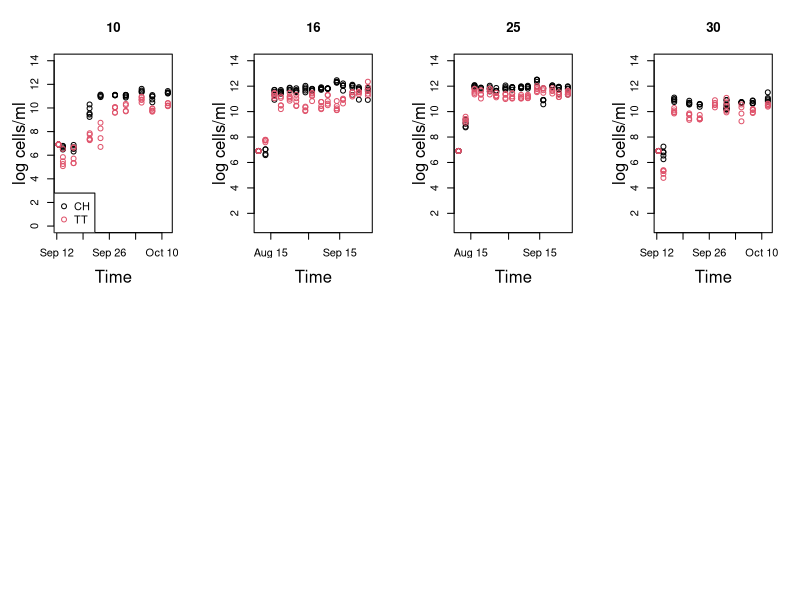

Reproduce this figure in R. (Note: this script raises an error after producing the figure.)
library(lubridate)

#### Step 1: Read in data ####
Rstar_Augexpt<-read.csv("data-processed/cellcount_Augexpt.csv") #16 and 25 degree experiments
Rstar_Septexpt<-read.csv("data-processed/cellcount_Septexpt.csv") #16 and 25 degree experiments


Rstar_int<-read.csv("data-processed/cell_count_init.csv") #dummy initial time data

head(Rstar_int)
str(Rstar_int)

#### Step 2: make date and time into readable time #### 
str(Rstar_Augexpt)
Rstar_Augexpt$start_time<-ymd_hms(Rstar_Augexpt$start_time)
Rstar_Septexpt$start_time<-ymd_hms(Rstar_Septexpt$start_time)
Rstar_int$start_time<-ymd_hm (Rstar_int$start_time)

#### Step 3: merge datasets and dummy initial data #### 
Rstar_expt<-rbind(Rstar_Augexpt, Rstar_Septexpt, Rstar_int)

Rstar_expt10<-subset(Rstar_expt, Rstar_expt$temperature==10)
Rstar_expt16<-subset(Rstar_expt, Rstar_expt$temperature==16)
Rstar_expt25<-subset(Rstar_expt, Rstar_expt$temperature==25)
Rstar_expt30<-subset(Rstar_expt, Rstar_expt$temperature==30)


#### Step 3: plot growth and nitrate for both species by temperature####

par(mfrow=c(2,4))
with(Rstar_expt10, plot(log(cell_count)~start_time, type="n", main="10", ylab="", xlab="", ylim=c(0, 14)))
with(subset(Rstar_expt10, Rstar_expt10$species=="CH"), points(log(cell_count)~start_time, col=1))
with(subset(Rstar_expt10, Rstar_expt10$species=="TT"), points(log(cell_count)~start_time, col=2))
mtext(side = 2, line = 2, 'log cells/ml')
legend("bottomleft", pch=1, col=c(1,2), c("CH", "TT"))
mtext("Time", 1,3)

with(Rstar_expt16, plot(log(cell_count)~start_time, ylab="", xlab="", type="n", main="16", ylim=c(1, 14)))
with(subset(Rstar_expt16, Rstar_expt16$species=="CH"), points(log(cell_count)~start_time, col=1))
with(subset(Rstar_expt16, Rstar_expt16$species=="TT"), points(log(cell_count)~start_time, col=2))
mtext(side = 2, line = 2, 'log cells/ml')
mtext("Time", 1,3)

with(Rstar_expt25, plot(log(cell_count)~start_time, ylab="", xlab="", type="n", main="25", ylim=c(1, 14)))
with(subset(Rstar_expt25, Rstar_expt25$species=="CH"), points(log(cell_count)~start_time, col=1))
with(subset(Rstar_expt25, Rstar_expt25$species=="TT"), points(log(cell_count)~start_time, col=2))
mtext(side = 2, line = 2, 'log cells/ml')
mtext("Time", 1,3)

with(Rstar_expt30, plot(log(cell_count)~start_time, ylab="", xlab="", type="n", main="30", ylim=c(1, 14)))
with(subset(Rstar_expt30, Rstar_expt30$species=="CH"), points(log(cell_count)~start_time, col=1))
with(subset(Rstar_expt30, Rstar_expt30$species=="TT"), points(log(cell_count)~start_time, col=2))
mtext(side = 2, line = 2, 'log cells/ml')
mtext("Time", 1,3)


#
#
#

with(nitratedata10, plot(abs~date_N_assay, type="n", ylab="", xlab="", ylim=c(0, 0.2)))
with(subset(nitratedata10, nitratedata10$species=="CH"), points(abs~date_N_assay, col=1, pch=2))
with(subset(nitratedata10, nitratedata10$species=="TT"), points(abs~date_N_assay, col=2, pch=2))
mtext(side = 2, line = 3, 'Nitrate')
mtext("Time", 1,3)

with(nitratedata16, plot(abs~date_N_assay, type="n", ylab="", xlab="", ylim=c(0, 0.2)))
with(subset(nitratedata16, nitratedata16$species=="CH"), points(abs~date_N_assay, col=1, pch=2))
with(subset(nitratedata16, nitratedata16$species=="TT"), points(abs~date_N_assay, col=2, pch=2))
mtext(side = 2, line = 3, 'Nitrate')
mtext("Time", 1,3)

with(nitratedata25, plot(abs~date_N_assay, type="n", ylab="", xlab="", ylim=c(0, 0.2)))
with(subset(nitratedata25, nitratedata25$species=="CH"), points(abs~date_N_assay, col=1, pch=2))
with(subset(nitratedata25, nitratedata25$species=="TT"), points(abs~date_N_assay, col=2, pch=2))
mtext(side = 2, line = 3, 'Nitrate')
mtext("Time", 1,3)

with(nitratedata30, plot(abs~date_N_assay, type="n", ylab="", xlab="", ylim=c(0, 0.2)))
with(subset(nitratedata30, nitratedata30$species=="CH"), points(abs~date_N_assay, col=1, pch=2))
with(subset(nitratedata30, nitratedata30$species=="TT"), points(abs~date_N_assay, col=2, pch=2))
mtext(side = 2, line = 3, 'Nitrate')
mtext("Time", 1,3)

#### Step 3: plot growth AND nitrate for both species by temperature####
par(mfrow=c(1,4))
with(Rstar_expt10, plot(log(cell_count)~start_time, type="n", main="10", ylab="", xlab="", ylim=c(0, 14)))
with(subset(Rstar_expt10, Rstar_expt10$species=="CH"), points(log(cell_count)~start_time, col=1))
with(subset(Rstar_expt10, Rstar_expt10$species=="TT"), points(log(cell_count)~start_time, col=2))
mtext(side = 2, line = 2, 'log cells/ml')
legend("bottomleft", pch=1, col=c(1,2), c("CH", "TT"))
mtext("Time", 1,3)

par(new = T)
with(nitratedata10, plot(abs~date_N_assay, type="n", axes=F, ylab="", xlab="", ylim=c(0, 0.2)))
with(subset(nitratedata10, nitratedata10$species=="CH"), points(abs~date_N_assay, col=1, pch=2))
with(subset(nitratedata10, nitratedata10$species=="TT"), points(abs~date_N_assay, col=2, pch=2))
axis(side = 4)
mtext(side = 4, line = 2, 'Nitrate')
mtext("Time", 1,3)

with(Rstar_expt16, plot(log(cell_count)~start_time, ylab="", xlab="", type="n", main="16", ylim=c(1, 14)))
with(subset(Rstar_expt16, Rstar_expt16$species=="CH"), points(log(cell_count)~start_time, col=1))
with(subset(Rstar_expt16, Rstar_expt16$species=="TT"), points(log(cell_count)~start_time, col=2))
mtext(side = 2, line = 2, 'log cells/ml')

par(new = T)
with(nitratedata16, plot(abs~date_N_assay, type="n", ylab="", xlab="", axes=F, ylim=c(0, 0.2)))
with(subset(nitratedata16, nitratedata16$species=="CH"), points(abs~date_N_assay, col=1, pch=2))
with(subset(nitratedata16, nitratedata16$species=="TT"), points(abs~date_N_assay, col=2, pch=2))
axis(side = 4)
mtext(side = 4, line = 3, 'Nitrate')
mtext("Time", 1,3)

with(Rstar_expt25, plot(log(cell_count)~start_time, ylab="", xlab="", type="n", main="25", ylim=c(1, 14)))
with(subset(Rstar_expt25, Rstar_expt25$species=="CH"), points(log(cell_count)~start_time, col=1))
with(subset(Rstar_expt25, Rstar_expt25$species=="TT"), points(log(cell_count)~start_time, col=2))
mtext(side = 2, line = 2, 'log cells/ml')

par(new = T)
with(nitratedata25, plot(abs~date_N_assay, type="n", ylab="", xlab="", axes=F, ylim=c(0, 0.2)))
with(subset(nitratedata25, nitratedata25$species=="CH"), points(abs~date_N_assay, col=1))
with(subset(nitratedata25, nitratedata25$species=="TT"), points(abs~date_N_assay, col=2))
axis(side = 4)
mtext(side = 4, line = 3, 'Nitrate')
mtext("Time", 1,3)

with(Rstar_expt30, plot(log(cell_count)~start_time, ylab="", xlab="", type="n", main="30", ylim=c(1, 14)))
with(subset(Rstar_expt30, Rstar_expt30$species=="CH"), points(log(cell_count)~start_time, col=1))
with(subset(Rstar_expt30, Rstar_expt30$species=="TT"), points(log(cell_count)~start_time, col=2))
mtext(side = 2, line = 2, 'log cells/ml')

par(new = T)
with(nitratedata30, plot(abs~date_N_assay, type="n", ylab="", xlab="", main="30", ylim=c(0, 0.2)))
with(subset(nitratedata30, nitratedata30$species=="CH"), points(abs~date_N_assay, col=1))
with(subset(nitratedata30, nitratedata30$species=="TT"), points(abs~date_N_assay, col=2))
axis(side = 4)
mtext(side = 4, line = 3, 'Nitrate')
mtext("Time", 1,3)



plot(log(Rstar_Augexpt$cell_count)~Rstar_Augexpt$start_time, ty="n", main="CH")
with(subset(Rstar_Augexpt, Rstar_Augexpt$species=="CH"& Rstar_Augexpt$temperature==16), points(log(cell_count)~start_time, col=1))
with(subset(Rstar_Augexpt, Rstar_Augexpt$species=="CH"& Rstar_Augexpt$temperature==25), points(log(cell_count)~start_time, col=2))

plot(log(Rstar_Augexpt$cell_count)~Rstar_Augexpt$start_time, ty="n", main="BB")
with(subset(Rstar_Augexpt, Rstar_Augexpt$species=="BB"& Rstar_Augexpt$temperature==16), points(log(cell_count)~start_time, col=1))
with(subset(Rstar_Augexpt, Rstar_Augexpt$species=="BB"& Rstar_Augexpt$temperature==25), points(log(cell_count)~start_time, col=2))
